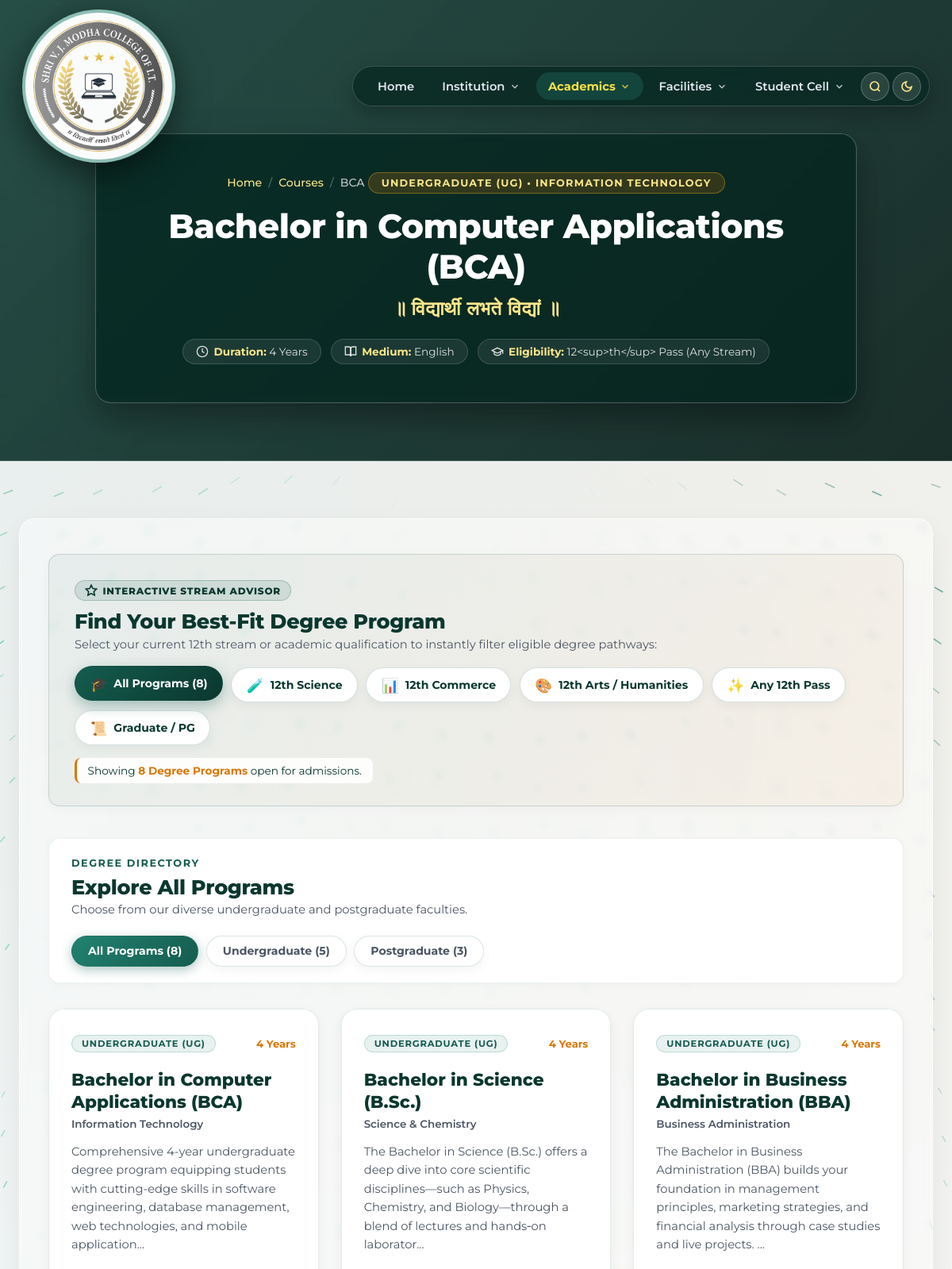
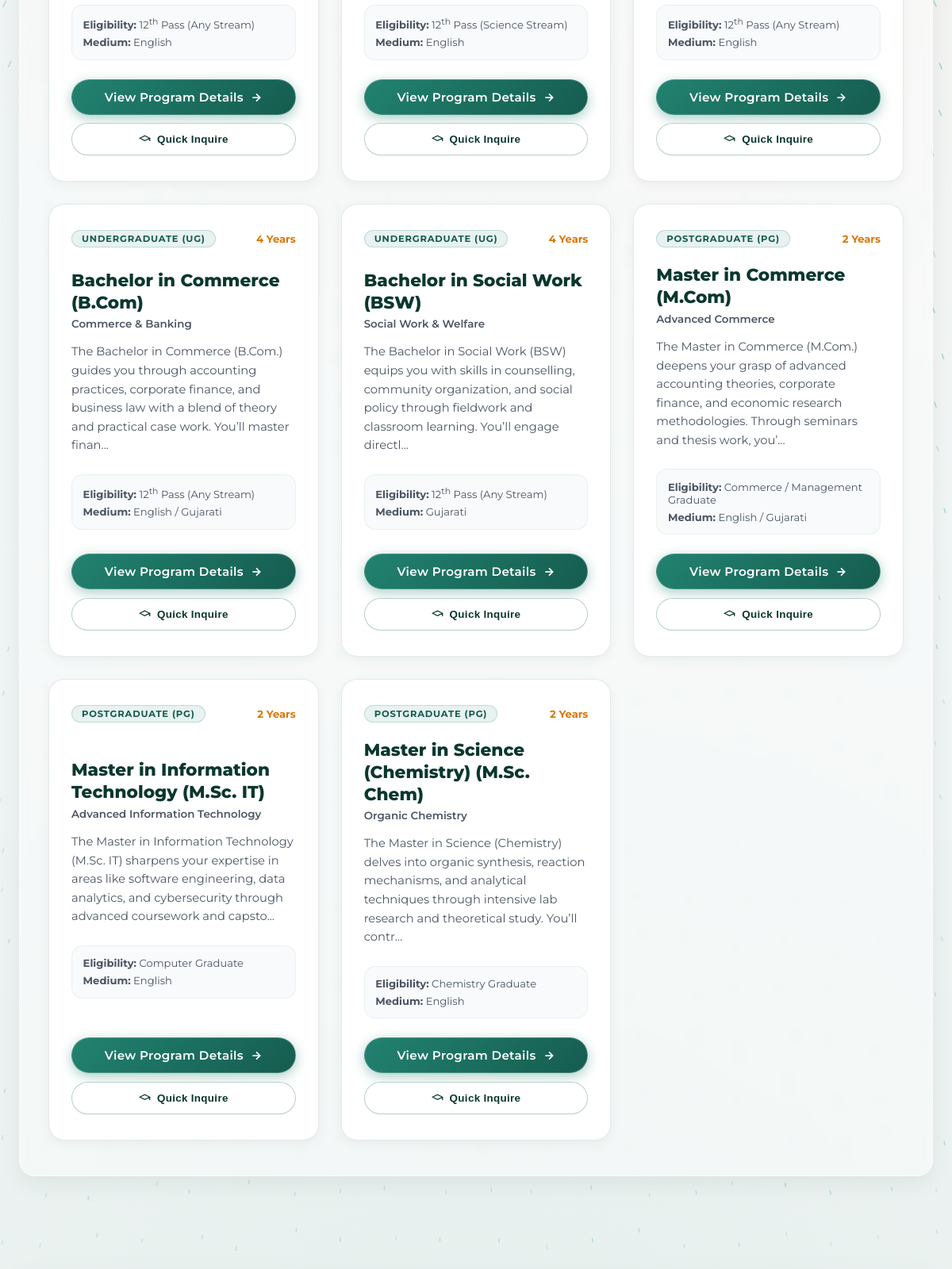
/courses.php (upper part), run on the app's committed database (2 pictures, top to bottom).
### tables this page shows
CREATE TABLE courses (
        id INTEGER PRIMARY KEY AUTOINCREMENT,
        slug TEXT UNIQUE NOT NULL,
        name TEXT NOT NULL,
        quick_info TEXT,
        job_roles TEXT,
        eligibility TEXT,
        medium TEXT,
        duration TEXT,
        seats_or_intake TEXT,
        next_step TEXT,
        timings TEXT,
        syllabus_url TEXT,
        sort_order INTEGER DEFAULT 0,
        created_at DATETIME DEFAULT CURRENT_TIMESTAMP
    );

### courses_data.php (called while the page is built, shortened)
<?php
    $courses = [];
    try {
        $db = getDB();
        $dbCourses = $db->query('SELECT * FROM courses ORDER BY sort_order ASC, id ASC')->fetchAll();
        if (!empty($dbCourses)) {
            foreach ($dbCourses as $c) {
                $quickInfo = array_values(array_filter(array_map('trim', explode("\n\n", $c['quick_info']))));
                $jobRoles = json_decode($c['job_roles'] ?? '[]', true) ?: [];
                $faq = [
                    $c['eligibility'] ?? '',
                    $c['medium'] ?? '',
                    $c['duration'] ?? '',
                    $c['seats_or_intake'] ?? '',
                    $c['next_step'] ?? '',
                    $c['timings'] ?? '',
                    $c['syllabus_url'] ?? ''
                ];
                $courses[$c['slug']] = [
                    "quick_info" => $quickInfo,
                    "job_roles"  => $jobRoles,
                    "faq"        => $faq
                ];
            }
        }
    } catch (Exception $e) {
        $courses = [];
    }
	$fullforms = [
		'bca' => 'Bachelor in Computer Applications',
		'bsc' => 'Bachelor in Science',
		'bba' => 'Bachelor in Business Administration',
		'bcom' => 'Bachelor in Commerce',
		'bsw' => 'Bachelor in Social Work',
		'mcom' => 'Master in Commerce',
		'mscit' => 'Master in Information Technology',
		'mscorgchem' => 'Master in Science (Chemistry)'
	];
?>

### courses.php (the view, shortened to what this page needs)
<?php
    include("courses_data.php");
    $selectedCourse = isset($_GET["course"]) ? strtolower(trim($_GET["course"])) : null;
    $isSingleCourse = ($selectedCourse !== null);
?>
<!DOCTYPE html>
<html lang="en">
<head>
    <?php include("header.php"); ?>
</head>
<body>
<?php
include('components/hero.php');
?>
    <div id="coursesDirectoryView" class="course-view-wrapper" style="<?= $isSingleCourse ? 'display: none;' : '' ?>">
<?php
include('components/hero.php');
?>
        <main class="courses-directory-section" id="courses-directory">
            <div class="courses-directory__container">
                <div class="stream-advisor">
                    <div class="stream-advisor__header">
                        <div class="stream-advisor__badge">
                            <svg viewBox="0 0 24 24" width="16" height="16" fill="none" stroke="currentColor" stroke-width="2.5"><polygon points="12 2 15.09 8.26 22 9.27 17 14.14 18.18 21.02 12 17.77 5.82 21.02 7 14.14 2 9.27 8.91 8.26 12 2"></polygon></svg>
                            <span>Interactive Stream Advisor</span>
                        </div>
                        <h2 class="stream-advisor__title">Find Your Best-Fit Degree Program</h2>
                        <p class="stream-advisor__desc">Select your current 12th stream or academic qualification to instantly filter eligible degree pathways:</p>
                    </div>
                    <div class="stream-advisor__chips" role="tablist" aria-label="Stream filters">
                        <button type="button" class="stream-chip is-active" data-stream="all" role="tab" aria-selected="true">
                            <span class="stream-chip__icon">🎓</span>
                            <span class="stream-chip__text">All Programs (8)</span>
                        </button>
                        <button type="button" class="stream-chip" data-stream="science" role="tab" aria-selected="false">
                            <span class="stream-chip__icon">🧪</span>
                            <span class="stream-chip__text">12th Science</span>
                        </button>
                        <button type="button" class="stream-chip" data-stream="commerce" role="tab" aria-selected="false">
                            <span class="stream-chip__icon">📊</span>
                            <span class="stream-chip__text">12th Commerce</span>
                        </button>
                        <button type="button" class="stream-chip" data-stream="arts" role="tab" aria-selected="false">
                            <span class="stream-chip__icon">🎨</span>
                            <span class="stream-chip__text">12th Arts / Humanities</span>
                        </button>
                        <button type="button" class="stream-chip" data-stream="any12" role="tab" aria-selected="false">
                            <span class="stream-chip__icon">✨</span>
                            <span class="stream-chip__text">Any 12th Pass</span>
                        </button>
                        <button type="button" class="stream-chip" data-stream="graduate" role="tab" aria-selected="false">
                            <span class="stream-chip__icon">📜</span>
                            <span class="stream-chip__text">Graduate / PG</span>
                        </button>
                    </div>
                    <div class="stream-advisor__status" id="streamAdvisorStatus">
                        <span>Showing <strong>8 Degree Programs</strong> open for admissions.</span>
                    </div>
                </div>
                <div class="courses-directory__header">
                    <div>
                        <span class="section__eyebrow">Degree Directory</span>
                        <h3 class="courses-directory__title">Explore All Programs</h3>
                        <p class="courses-directory__subtitle">Choose from our diverse undergraduate and postgraduate faculties.</p>
                    </div>
                    <div class="courses-filter-tabs" role="tablist">
                        <button class="courses-filter-btn is-active" data-filter="all" role="tab" aria-selected="true">All Programs (<?= count($courseMeta) ?>)</button>
                        <button class="courses-filter-btn" data-filter="ug" role="tab" aria-selected="false">Undergraduate (5)</button>
                        <button class="courses-filter-btn" data-filter="pg" role="tab" aria-selected="false">Postgraduate (3)</button>
                    </div>
                </div>
                <div class="courses-grid" id="coursesGrid">
                    <?php
                    $streamMap = [
                        "bca" => "science commerce arts any12 ug",
                        "bsc" => "science ug",
                        "bba" => "science commerce arts any12 ug",
                        "bcom" => "commerce science arts any12 ug",
                        "bsw" => "science commerce arts any12 ug",
                        "mcom" => "graduate pg",
                        "mscit" => "graduate pg",
                        "mscorgchem" => "graduate pg"
                    ];
                    foreach ($courseMeta as $key => $meta):
                        $cData = $courses[$key] ?? [];
                        $faq = $cData['faq'] ?? [];
                        $snippet = $cData['quick_info'][0] ?? '';
                        $shortDesc = strlen($snippet) > 180 ? substr($snippet, 0, 180) . '...' : $snippet;
                        $streams = $streamMap[$key] ?? 'all';
                    ?>
                        <div class="program-card" data-category="<?= htmlspecialchars($meta['category']) ?>" data-streams="<?= htmlspecialchars($streams) ?>" data-course-key="<?= htmlspecialchars($key) ?>">
                            <div class="program-card__header">
                                <span class="program-card__badge"><?= htmlspecialchars($meta['level']) ?></span>
                                <span class="program-card__duration"><?= htmlspecialchars($meta['duration']) ?></span>
                            </div>
                            <div class="program-card__body">
                                <h3 class="program-card__title"><?= htmlspecialchars($fullforms[$key] ?? $meta['code']) ?> (<?= htmlspecialchars($meta['code']) ?>)</h3>
                                <p class="program-card__dept"><?= htmlspecialchars($meta['dept']) ?></p>
                                <p class="program-card__desc"><?= htmlspecialchars($shortDesc) ?></p>
                                <div class="program-card__specs-row">
                                    <span><strong>Eligibility:</strong> <?= strip_tags($faq[0] ?? '12<sup>th</sup> Pass', '<sup>') ?></span>
                                    <span><strong>Medium:</strong> <?= strip_tags($faq[1] ?? 'English') ?></span>
                                </div>
                            </div>
                            <div class="program-card__footer">
                                <a href="courses.php?course=<?= urlencode($key) ?>" class="btn btn--primary btn--full program-card-link" data-course="<?= htmlspecialchars($key) ?>">
                                    <span>View Program Details</span>
                                    <svg viewBox="0 0 24 24" width="16" height="16" fill="none" stroke="currentColor" stroke-width="2.5"><line x1="5" y1="12" x2="19" y2="12"></line><polyline points="12 5 19 12 12 19"></polyline></svg>
                                </a>
                                <button type="button" class="btn btn--outline btn--full btn--quick-inquire" data-open-inquiry="true" data-course-inquiry="<?= htmlspecialchars($key) ?>" title="Quick inquiry for <?= htmlspecialchars($meta['code']) ?>">
                                    <svg viewBox="0 0 24 24" width="15" height="15" fill="none" stroke="currentColor" stroke-width="2"><path d="M22 10v6M2 10l10-5 10 5-10 5z"></path></svg>
                                    <span>Quick Inquire</span>
                                </button>
                            </div>
                        </div>
                    <?php endforeach; ?>
                </div>
            </div>
        </main>
    </div>
<?php
include('components/cta.php');
?>
</body>
</html>

### styles/global.css (style rules this page uses)
*, *::before, *::after { margin: 0; padding: 0; box-sizing: border-box; }
:root { --brand-primary: #155C4F; --brand-primary-dark: #0A372E; --brand-primary-light: #228270; --brand-accent: #D97706; --brand-accent-light: #FBBF24; --brand-gold: #D4AF37; --brand-emerald: #10B981; --surface-card: rgba(255, 255, 255, 0.45); --surface-glass: rgba(255, 255, 255, 0.55); --surface-glass-dark: rgba(10, 55, 46, 0.65); --border-light: rgba(255, 255, 255, 0.65); --text-main: #1F2937; --text-muted: #4B5563; --card-bg: #FFFFFF; --card-border: rgba(21, 92, 79, 0.12); --input-bg: #F8FAFC; --input-border: #CBD5E1; --shadow-sm: 0 4px 14px rgba(0, 0, 0, 0.05); --shadow-md: 0 10px 30px rgba(0, 0, 0, 0.06); --shadow-lg: 0 18px 45px rgba(0, 0, 0, 0.08); --shadow-glow: 0 0 25px rgba(21, 92, 79, 0.2); --radius-sm: 8px; --radius-md: 14px; --radius-lg: 20px; --radius-full: 9999px; --transition-fast: 0.2s ease; --transition-normal: 0.35s cubic-bezier(0.4, 0, 0.2, 1); }
body { font-family: "Montserrat", -apple-system, BlinkMacSystemFont, "Segoe UI", Roboto, sans-serif; margin: 0; padding: 0; color: var(--text-main); background-color: #F4F7F6; background-image: radial-gradient(circle at 12% 15%, rgba(21, 92, 79, 0.06) 0%, transparent 45%), radial-gradient(circle at 88% 20%, rgba(217, 119, 6, 0.05) 0%, transparent 40%), radial-gradient(circle at 50% 80%, rgba(34, 130, 112, 0.05) 0%, transparent 55%), linear-gradient(180deg, #F8FAFC 0%, #EFF4F2 100%); background-attachment: fixed; min-height: 100vh; min-height: 100dvh; }
.section__eyebrow { display: inline-block; font-size: 0.8rem; font-weight: 700; letter-spacing: 1.5px; text-transform: uppercase; color: var(--brand-primary); margin-bottom: 0.4rem; }
.btn { display: inline-flex; align-items: center; justify-content: center; padding: 0.85rem 1.85rem; font-size: 0.95rem; font-weight: 600; text-decoration: none; border-radius: var(--radius-full); transition: all var(--transition-normal); cursor: pointer; letter-spacing: 0.3px; box-sizing: border-box; }
.btn--primary { color: #FFFFFF !important; background: linear-gradient(135deg, var(--brand-primary-light), var(--brand-primary)); border: 1px solid rgba(255, 255, 255, 0.2); box-shadow: 0 4px 15px rgba(34, 130, 112, 0.4); }
.btn--outline { color: var(--brand-primary) !important; background: transparent; border: 2px solid var(--brand-primary); }

### data on the page
courses: eligibility "12 th Pass (Any Stream)", medium "English"
courses: eligibility "12 th Pass (Science Stream)", medium "English"
courses: eligibility "12 th Pass (Any Stream)", medium "English"
courses: eligibility "12 th Pass (Any Stream)", medium "English / Gujarati"
courses: level "UNDERGRADUATE (UG)", duration "4 Years", key "Bachelor in Social Work", code "BSW", dept "Social Work & Welfare", shortDesc "The Bachelor in Social Work (BSW) equips you with skills in counselling, community organization, and social policy through fieldwork and classroom learning. You’ll engage directl...", eligibility "12 th Pass (Any Stream)", medium "Gujarati"
courses: eligibility "Commerce / Management Graduate", medium "English / Gujarati"
courses: eligibility "Computer Graduate", medium "English"
courses: eligibility "Chemistry Graduate", medium "English"

### other printed values
$crumb['label'] "Home"
$crumb['label'] "Courses"
$crumb['label'] "BCA"
$hero['badge'] "UNDERGRADUATE (UG) • INFORMATION TECHNOLOGY"
$hero['title'] "Bachelor in Computer Applications (BCA)"
$hero['slogan'] "॥ विद्यार्थी लभते विद्यां ॥"
$spec['label'] "Duration:"
$spec['value'] "4 Years"
$spec['label'] "Medium:"
$spec['value'] "English"
$spec['label'] "Eligibility:"
$spec['value'] "12<sup>th</sup> Pass (Any Stream)"
count($courseMeta) "8"
$meta['level'] "UNDERGRADUATE (UG)"
$meta['duration'] "4 Years"
